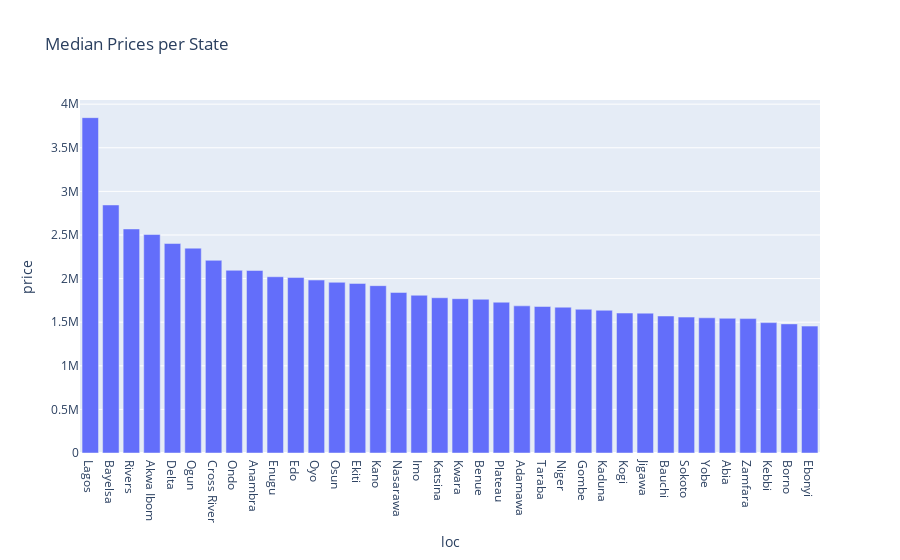

The code cell stored with this chart in its notebook:
### Code cell
# Plot all the median prices per state

# Group the data by state and calculate the median price for each group
median_prices = df_train.groupby('loc')['price'].median().reset_index()

# Sort the median prices in descending order
median_prices = median_prices.sort_values(by='price', ascending=False)

# Create a bar chart of median prices per state using Plotly Express
fig = px.bar(median_prices, x='loc', y='price', title='Median Prices per State')
fig.show()

### Figure 1 — Plotly figure (JSON) as saved in the notebook; plotly's stock layout.template omitted (floating-point values rounded to 4 significant figures)
{"data": [{"alignmentgroup": "True", "hovertemplate": "loc=%{x}<br>price=%{y}<extra></extra>", "legendgroup": "", "marker": {"color": "#636efa", "pattern": {"shape": ""}}, "name": "", "offsetgroup": "", "orientation": "v", "showlegend": false, "textposition": "auto", "type": "bar", "x": ["Lagos", "Bayelsa", "Rivers", "Akwa Ibom", "Delta", "Ogun", "Cross River", "Ondo", "Anambra", "Enugu", "Edo", "Oyo", "Osun", "Ekiti", "Kano", "Nasarawa", "Imo", "Katsina", "Kwara", "Benue", "Plateau", "Adamawa", "Taraba", "Niger", "Gombe", "Kaduna", "Kogi", "Jigawa", "Bauchi", "Sokoto", "Yobe", "Abia", "Zamfara", "Kebbi", "Borno", "Ebonyi"], "xaxis": "x", "y": [3845000.0, 2844000.0, 2569000.0, 2505000.0, 2402000.0, 2349000.0, 2209000.0, 2095000.0, 2093000.0, 2021000.0, 2012000.0, 1983000.0, 1957000.0, 1945000.0, 1919000.0, 1841000.0, 1809000.0, 1780000.0, 1769000.0, 1763000.0, 1729000.0, 1687000.0, 1680000.0, 1672000.0, 1648000.0, 1636000.0, 1605000.0, 1604000.0, 1571000.0, 1558000.0, 1550000.0, 1545000.0, 1541000.0, 1495000.0, 1480000.0, 1455000.0], "yaxis": "y"}], "layout": {"barmode": "relative", "legend": {"tracegroupgap": 0}, "title": {"text": "Median Prices per State"}, "xaxis": {"anchor": "y", "domain": [0, 1], "title": {"text": "loc"}}, "yaxis": {"anchor": "x", "domain": [0, 1], "title": {"text": "price"}}}}
